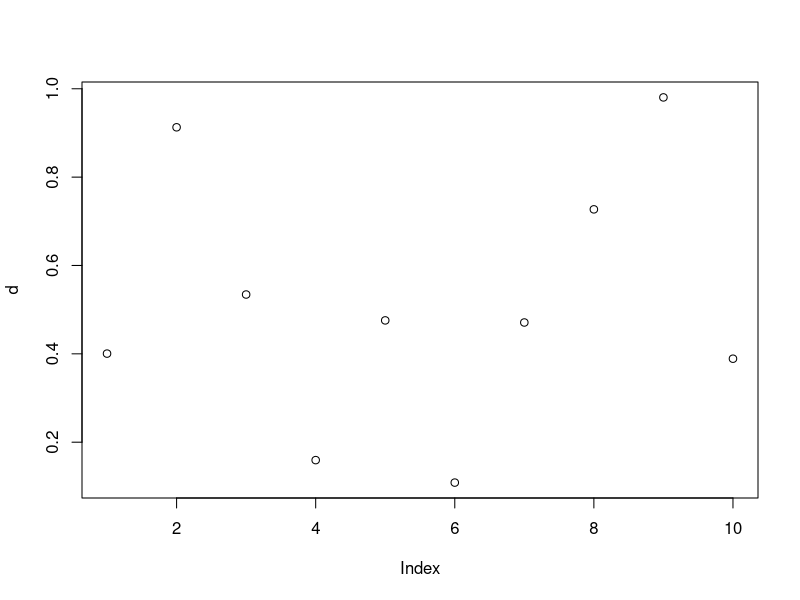

Write R code to recreate this figure.
#############################################
################ 演習1 : 準備 ################
#############################################

# 一様乱数を10個生成
d <- runif(10)
# プロット
plot(d)
